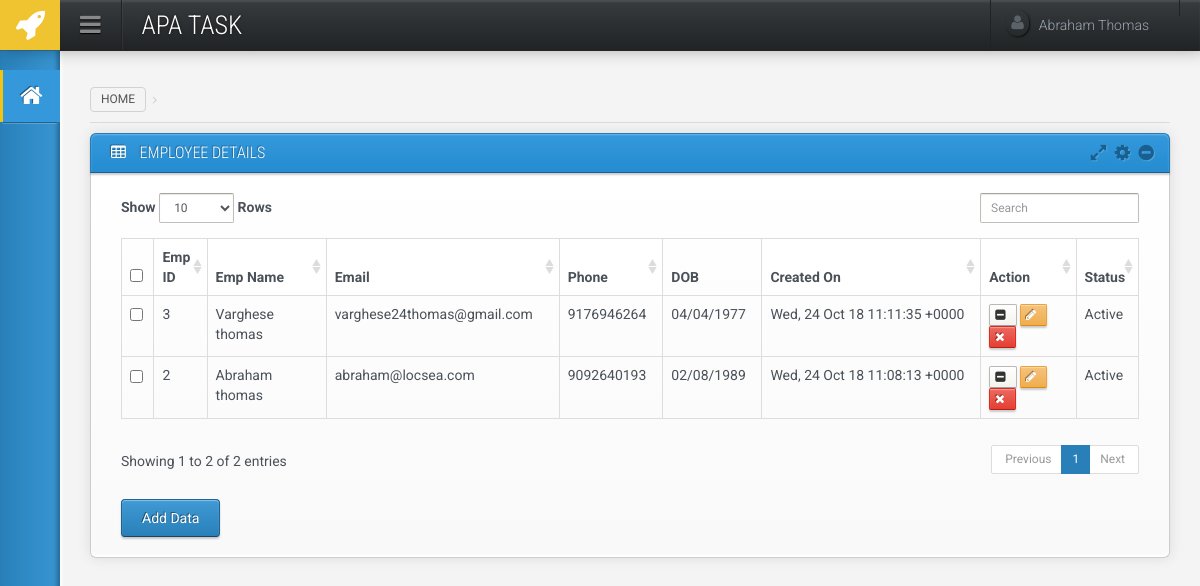
The page / on the database its author committed.
### tables this page shows
CREATE TABLE `ci_employee` (
  `id` int(100) NOT NULL,
  `name` varchar(400) NOT NULL,
  `email` varchar(300) NOT NULL,
  `phone` varchar(300) NOT NULL,
  `dob` varchar(300) NOT NULL,
  `status` int(5) NOT NULL,
  `created_on` varchar(200) NOT NULL,
  `updated_on` varchar(200) NOT NULL
);

### application/controllers/Welcome.php (called while the page is built, shortened)
<?php
class Welcome extends CI_Controller {
	 public function __construct()
    {
        $this->load->model('main_model');
    }
	public function index()
	{
       $links=$this->set_activate($this->set_admin_menu(),1);
        $data=$this->basic();
        $data['submenu']='hide-sub-menu';
        $menuitems='';
        $data['menuitems']=$menuitems;
        $this->load->view('template/header');
        $this->load->view('template/menu_header',$data);
        $this->load->view('template/menu',$links);
        $this->load->view('template/submenu');
        $this->load->view('template/breadcrumbs',$data);
          $data['tablename']='ci_employee';
        $data['table_name']='Employee Details';
        $fields=array('id','name','email','phone','dob','created_on');
        $table_heading=array('Emp ID','Emp Name','Email','Phone','DOB','Created On','Action');
        $table_data=$this->main_model->get_table_data_order($data['tablename'],'all','desc');
        $data['fields']=$fields;
        $data['table_headings']=$table_heading;
        $data['table_datas']=$table_data;
        $this->load->view('pages/datatable',$data);
         $this->load->view('pages/modal',$data);
        $this->load->view('template/footer');
	}
	   public function basic()
    {
        $breadcrumbs="";
        $data['breadcrumbs']=$breadcrumbs;
        $data['heading']='APA Task';
        return $data;
    }
	 public function set_activate($total , $current)
    {
        for($i=1;$i<=$total;$i++)
        {
            $val['link'.$i]="";
            if($i==$current)$val['link'.$i]="active";
        }
        return $val;
    }
    public function set_admin_menu()
    {
        return 1;
    }
}

### index.php (called while the page is built, shortened)
<?php
require_once BASEPATH.'core/CodeIgniter.php';

### application/models/Main_model.php (called while the page is built, shortened)
<?php if ( ! defined('BASEPATH')) exit('No direct script access allowed');
class Main_model extends CI_Model {
	public function get_table_data_order($table,$status,$order)
	{
		if($status=="all")
		{
			$this->db->order_by("id",$order);
			$query=$this->db->get($table);
			$query=$query->result_array();
		}
		return $query;
	}
}

### application/views/pages/datatable.php (the view, shortened to what this page needs)
<div class="widget widget-blue">
    <div class="widget-title">
        <div class="widget-controls">
            <a href="#" class="widget-control widget-control-full-screen" data-toggle="tooltip" data-placement="top" title="" data-original-title="Full Screen"><i class="fa fa-expand"></i></a>
            <div class="dropdown" data-toggle="tooltip" data-placement="top" title="" data-original-title="Settings">
                <a href="#" data-toggle="dropdown" class="widget-control widget-control-settings"><i class="fa fa-cog"></i></a>
            </div>
                    <a href="#" class="widget-control widget-control-minimize" data-toggle="tooltip" data-placement="top" title="" data-original-title="Minimize"><i class="fa fa-minus-circle"></i></a>
        </div>
        <h3><i class="fa fa-table"></i> <?php echo $table_name; ?></h3>
    </div>
    <div class="widget-content">
        <div class="table-responsive">
            <table class="table table-bordered table-hover datatable">
                <thead>
                <tr>
                    <th><div class="checkbox"><input type="checkbox"></div></th>
                    <?php foreach($table_headings as $heading): ?>
                    <th><?php echo $heading; ?></th>
                    <?php endforeach; ?>
                    <th>Status</th>
                </tr>
                </thead>
                <tbody>
                <?php foreach($table_datas as $data): ?>
                <tr>
                    <td><div class="checkbox"><input type="checkbox"></div></td>
                    <?php foreach($fields as $field): ?>
                       <?php if($field!='status' && $field!='post_id' && $field!='image' && $field!='created_on' && $field!='edited_on' && $field!='') {
                            echo '<td>'.$data[$field].'</td>';
                        }
                        if($field=='image')
                        {
                            $image=$this->main_model->get_field_by_id('ci_uploads', 'file_name', $data[$field]);
                            if($image)
                            {
                                isset($width)?$width=$width : $width=100;
                                $title=$this->main_model->get_field_by_id('ci_uploads', 'title', $data[$field]);
                                $alt=$this->main_model->get_field_by_id('ci_uploads', 'alt', $data[$field]);
                                echo '<td><img src="'.base_url().$image.'" alt="'.$alt.'" title="'.$title.'" style="width:'.$width.'%;" /></td>';
                            }
                            else
                            {
                                echo '<td></td>';
                            }
                        }
                         elseif($field=='post_id')
                        {
                            echo '<td><a href="'.base_url($this->main_model->get_field_by_id('ci_posts', 'slug', $data[$field])).'" target="_blank">'.$this->main_model->get_field_by_id('ci_posts', 'title', $data[$field]).'</a></td>';
                        }
                        elseif($field=='edited_on' || $field=='created_on')
                        {
                            echo '<td>'.date(DATE_RFC822, $data[$field]).'</td>';
                        }
                        ?>
                    <?php endforeach; ?>
                    <td>
                        <?php if($data["status"]==0) { ?>
                            <a href="javascript:void(0);" data-toggle="tooltip" data-placement="top"  title="" data-original-title="Activate" class="btn btn-success btn-xs" onClick="change_status('<?php echo $tablename;?>','<?php echo $data["id"];?>',1);"><i class="fa fa-check-square"></i></a>
                        <?php }else{ ?>
                            <a href="javascript:void(0);" data-toggle="tooltip" data-placement="top"  title="" data-original-title="In-Activate" class="btn btn-default btn-xs" onClick="change_status('<?php echo $tablename;?>','<?php echo $data["id"];?>',0);"><i class="fa fa-minus-square"></i></a>
                        <?php } ?>
                        <a href="#modalFormStyle2" data-toggle="modal" onclick="get_details(<?php echo $data['id']; ?>)" class="btn btn-warning btn-xs"><i class="fa fa-pencil"></i></a>
                        <a href="#" data-toggle="tooltip" data-placement="top" title="" data-original-title="Delete" class="btn btn-danger btn-xs remove-tr" onClick="deleterow('<?php echo $tablename;?>','<?php echo $data["id"];?>');"><i class="fa fa-times"></i></a>
                    </td>
                    <td>
                       <?php if($data["status"]==0) { ?> Inactive <?php }else{ ?> Active <?php } ?>
                    </td>
                </tr>
                <?php endforeach; ?>
                </tbody>
            </table>
            <a href="#modalFormStyle2" data-toggle="modal" onclick="reset_inputs()" class="btn btn-primary" >Add Data</a>
        </div>
    </div>
</div>

### application/views/template/header.php (shortened to what this page needs)
<!DOCTYPE html>
<html>
<head>
  <link rel='stylesheet' href='<?= base_url('assets'); ?>/style.css'>
  <link rel='stylesheet' href='<?= base_url('assets'); ?>/test.css'>
  <link href="https://cdnjs.cloudflare.com/ajax/libs/summernote/0.8.9/summernote.css" rel="stylesheet">
</head>
<body class="glossed" >

### application/views/template/menu_header.php
<div class="all-wrapper fixed-header left-menu <?php echo $submenu; ?>">
  <div class="page-header">
  <div class="header-links hidden-xs">
    <div class="top-search-w pull-right">
    </div>
    <div class="dropdown">
      <a href="#" class="header-link clearfix" data-toggle="dropdown">
        <div class="avatar">
            <i class="fa fa-user"></i>
        </div>
        <div class="user-name-w">
         Abraham Thomas
        </div>
      </a>
    </div>
  </div>
  <a class="logo hidden-xs" href="<?php echo base_url('dashboard'); ?>"><i class="fa fa-rocket"></i></a>
  <a class="menu-toggler" href="#"><i class="fa fa-bars"></i></a>
  <h1><?php echo $heading;?></h1>
</div>

### application/views/template/menu.php
<div class="side">
  <div class="sidebar-wrapper">
  <ul>
    <li class="<?php echo $link1; ?>" >
      <a href="<?php echo base_url(); ?>" data-toggle="tooltip" data-placement="right" title="" data-original-title="Dashboard">
        <i class="fa fa-home"></i>
      </a>
    </li>
  </ul>
</div>

### application/views/template/submenu.php (shortened to what this page needs)
<div class="sub-sidebar-wrapper">
</div>
  </div>
  <div class="main-content">

### application/views/template/breadcrumbs.php (shortened to what this page needs)
<ol class="breadcrumb">
	<li><a href="<?= base_url(); ?>">Home</a></li>
</ol>

### application/views/template/footer.php (shortened to what this page needs)
</body>
</html>

### rows shown on the page
ci_employee: id "3", name "Varghese thomas", email "varghese24thomas@gmail.com", phone "9176946264", dob "04/04/1977", created_on "Wed, 24 Oct 18 11:11:35 +0000", status "Active"
ci_employee: id "2", name "Abraham thomas", email "abraham@locsea.com", phone "9092640193", dob "02/08/1989", created_on "Wed, 24 Oct 18 11:08:13 +0000", status "Active"

### other values the page prints
$heading "APA TASK"
$table_name "EMPLOYEE DETAILS"
$heading "Emp ID"
$heading "Emp Name"
$heading "Email"
$heading "Phone"
$heading "DOB"
$heading "Created On"
$heading "Action"
